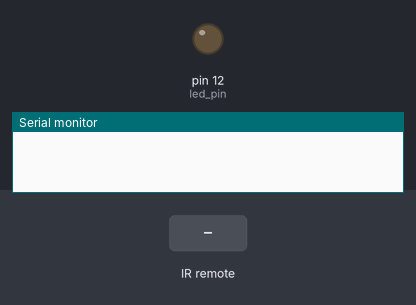
This sketch was run on a simulated Arduino Uno, built with avr-gcc and run on an emulated ATmega328P. Shown: output pins drawn as LEDs (lit = HIGH), the last lines printed to the serial monitor. The inputs (shaded band) are chosen by the test bench.

Above: at 1.2 s.
1.3 s: infrared code 0x72BC917A received
At 2.1 s:
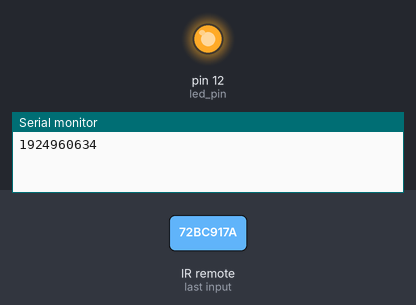
Timing chart, 0 to 4.3 s (numbered marks = the images above; inputs shaded):
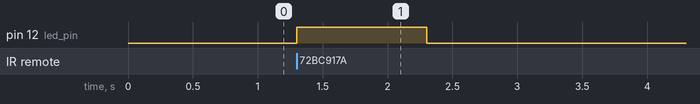

Measured:
- after the input at 1.3 s, pin 12 (led_pin): LOW → HIGH at once, → LOW 1.0 s later

The sketch:

tank_receive_hit.ino
```cpp
#include <IRremote.h>

const int ir_receive_pin = 8;
const int led_pin = 12;

IRrecv irrecv(ir_receive_pin);
decode_results results;

const long blink_interval = 1000;
unsigned long previous_blink_millis = 0;
boolean blink_active = false;


void setup()
{
    Serial.begin(9600);
    irrecv.enableIRIn();
    pinMode(led_pin, OUTPUT);
}

void loop()
{
    unsigned long current_millis = millis();
    if (irrecv.decode(&results)) {
        Serial.println(results.value);
        if (results.value == 1924960634)  {
            digitalWrite(led_pin, HIGH);
            blink_active = true;
            previous_blink_millis = current_millis;
        }
        irrecv.resume();
    }

    if (blink_active && current_millis > previous_blink_millis + blink_interval) {
        digitalWrite(led_pin, LOW);
    }
}
```
